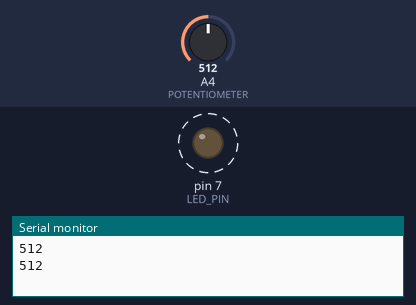
Simulated run of this sketch. Board: Arduino Uno, built with avr-gcc and run on an emulated ATmega328P. Shown: output pins drawn as LEDs (lit = HIGH), the last lines printed to the serial monitor. Dashed ring = blinking. The inputs (shaded band) are chosen by the test bench; at power-on: A4 (POTENTIOMETER) = 512.

Above: at 1.8 s.
1.9 s: A4 (POTENTIOMETER) set to 306
At 2.2 s:
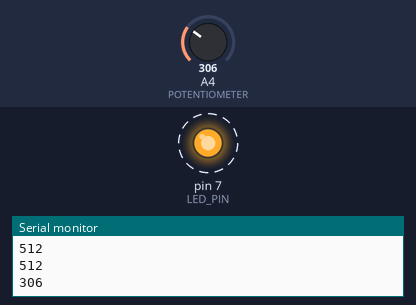
5.4 s: A4 (POTENTIOMETER) set to 122
At 5.56 s:
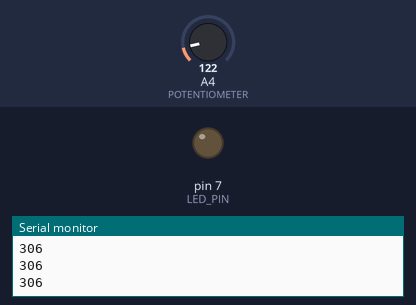
Timing chart, 0 to 14.9 s (numbered marks = the images above; inputs shaded):
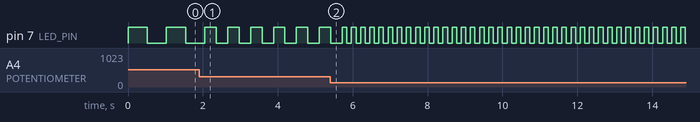

Measured:
- after the input at 1.9 s, pin 7 (LED_PIN): alternates HIGH for 0.31 s and LOW for 0.31 s, starting after 0.46 s
- by itself, pin 7 (LED_PIN): alternates HIGH for 0.51 s and LOW for 0.51 s

The sketch:

project1_sketch.ino
```cpp
#define LED_PIN 7
#define POTENTIOMETER A4

void setup() {
  // put your setup code here, to run once:
  Serial.begin(9600);
  pinMode(LED_PIN, OUTPUT);
  pinMode(POTENTIOMETER, INPUT);
}

void loop() {
  // put your main code here, to run repeatedly:
  int analog_val = analogRead(POTENTIOMETER);
  Serial.println(analog_val);
//  Serial.println(analogRead(A4)) ;
  digitalWrite(LED_PIN, HIGH);
  delay(analog_val);
  digitalWrite(LED_PIN, LOW);
  delay(analog_val);
}
```
